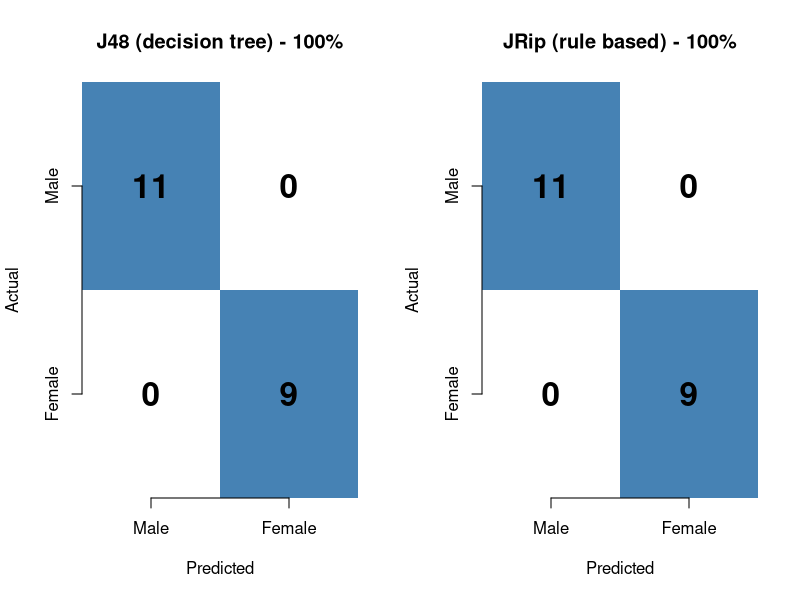

Recreate this plot in R.
# ==============================================================================
# Course: CSA1604 - Data Warehousing and Data Mining
# Name: Vino Aldrin E
# Register No: 192511481
# Experiment 38 (decision and confusion matrix): Given Decision Tree - Height, Weight -> Gender
# ==============================================================================
height <- c(185, 190, 182, 175, 170, 165, 178, 160, 172, 168, 186, 176, 155, 181, 174, 163, 179, 158, 192, 169)
weight <- c(90, 78, 70, 85, 95, 82, 60, 55, 65, 72, 88, 81, 50, 75, 79, 58, 84, 62, 95, 68)
actual <- c("Male","Male","Male","Male","Male","Male","Female","Female","Female","Female",
            "Male","Male","Female","Male","Female","Female","Male","Female","Male","Female")
# given tree: Height > 180 -> Male, else Weight > 80 -> Male, else Female
decision <- ifelse(height > 180, "Male", ifelse(weight > 80, "Male", "Female"))
data.frame(height, weight, actual, decision)
cat("Accuracy of given tree =", mean(decision == actual) * 100, "%\n")
# confusion matrices (J48 and JRip from Weka, both 11 0 / 0 9)
cm <- matrix(c(11, 0, 0, 9), 2, dimnames = list(Actual = c("Male", "Female"), Predicted = c("Male", "Female")))
cm
par(mfrow = c(1, 2))
for (m in c("J48 (decision tree)", "JRip (rule based)")) {
  image(1:2, 1:2, t(cm[2:1, ]), col = c("white", "steelblue"), axes = FALSE,
        xlab = "Predicted", ylab = "Actual", main = paste(m, "- 100%"))
  axis(1, 1:2, colnames(cm)); axis(2, 1:2, rev(rownames(cm)))
  text(rep(1:2, each = 2), rep(2:1, 2), cm, cex = 2, font = 2)
}
